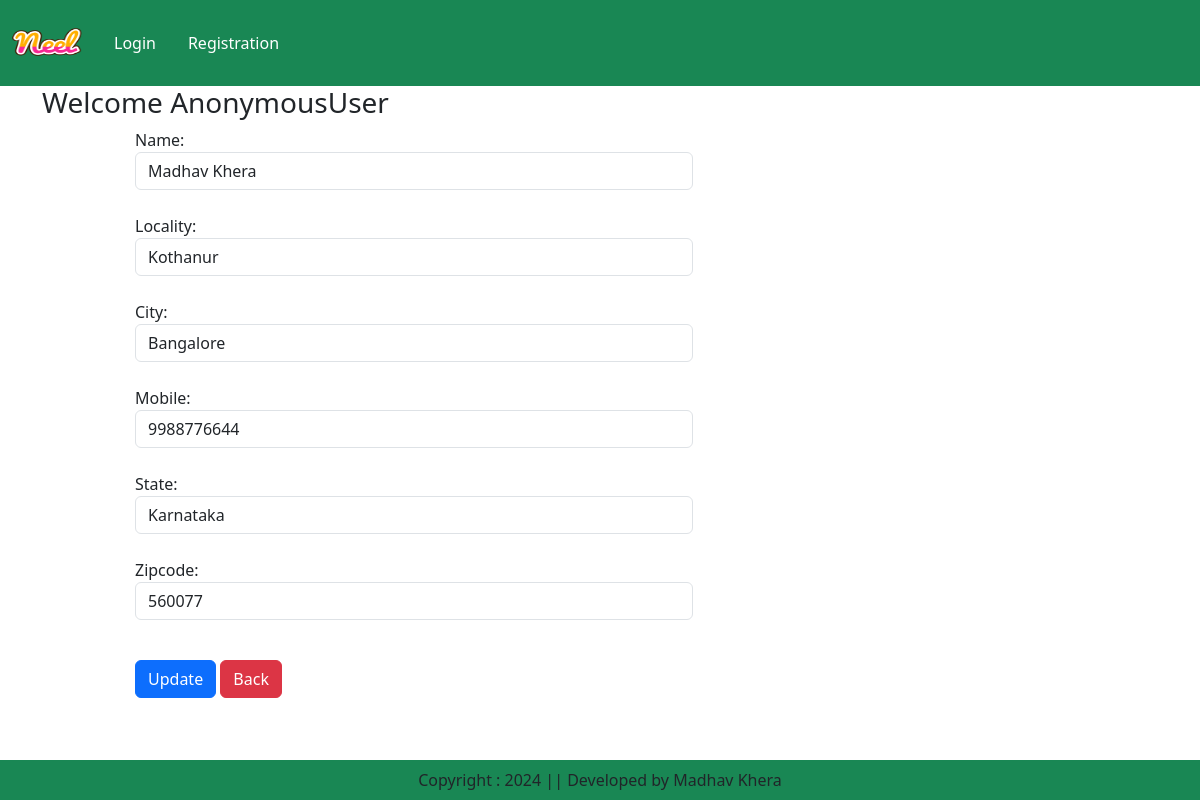
The page /updateAddress/3 on the database as committed earlier.
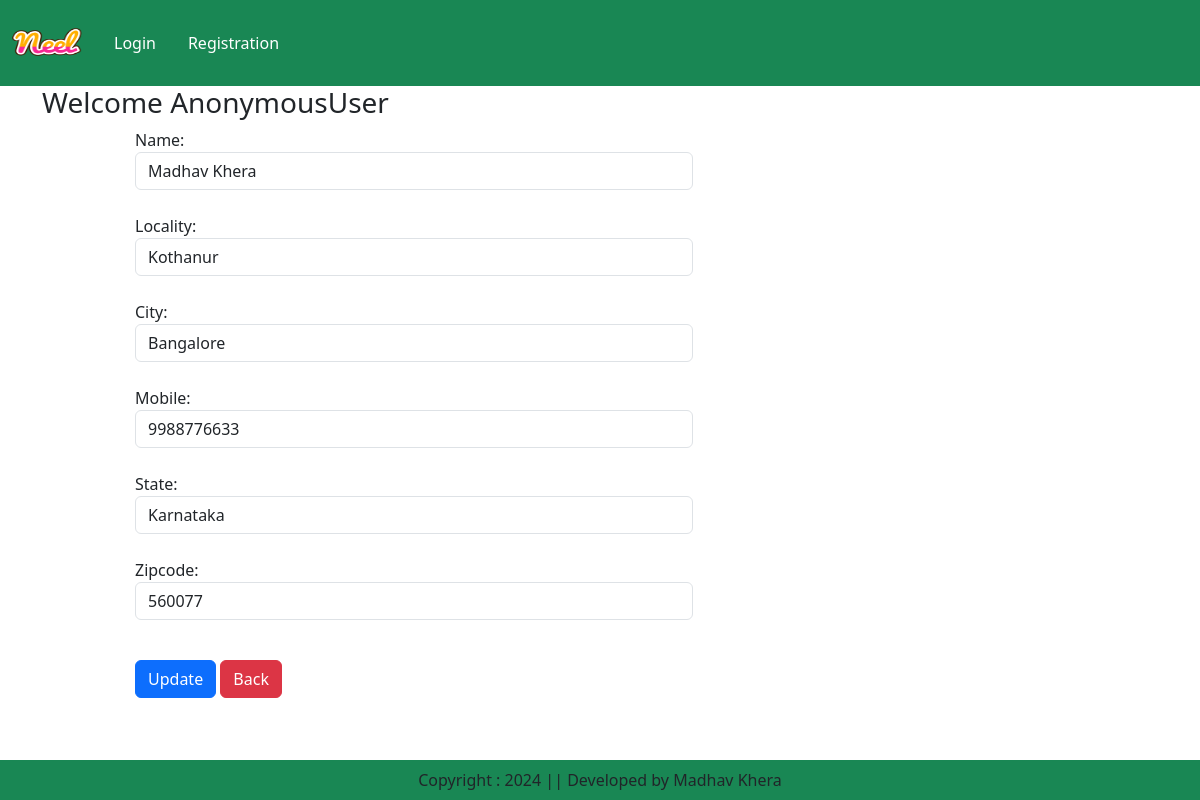
The same page on the database as committed later.
### ec/app/models.py (models this page shows, shortened)
class Customer(models.Model):
    user = models.ForeignKey(User,on_delete=models.CASCADE)
    name= models.CharField(max_length=200)
    locality = models.CharField(max_length=200)
    city = models.CharField(max_length=50)
    mobile = models.IntegerField(default=0)
    zipcode = models. IntegerField()
    state = models.CharField(choices=STATE_CHOICES, max_length=100)

### ec/app/views.py (the view, shortened to what this page needs)
# urls.py: path('updateAddress/<int:pk>', views.updateAddress.as_view(), name='updateAddress'),
class updateAddress(View):
    def get(self,request,pk):
        add = Customer.objects.get(pk=pk)
        form = CustomerProfileForm(instance=add)
        return render(request,'app/updateAddress.html',locals())

### ec/app/forms.py
class CustomerProfileForm(forms.ModelForm):
    class Meta:
        model = Customer
        fields = ['name','locality','city','mobile','state','zipcode']
        widgets={
            'name': forms.TextInput(attrs={'class':'form-control'}),
            'locality':forms.TextInput(attrs={'class': 'form-control'}),
            'city':forms.TextInput(attrs={'class': 'form-control'}),
            'mobile':forms.TextInput(attrs={'class': 'form-control', 'type': 'number', 'pattern': '\d{10}', 'title': 'Mobile number must be 10 digits long'}),
            'state': forms.Select(attrs={'class': 'form-control'}),
            'zipcode':forms.TextInput(attrs={'class':'form-control', 'type': 'number', 'pattern': '\d{6}', 'title': 'Mobile number must be 6 digits long'}),
        }

### ec/app/templates/app/updateAddress.html (shortened to what this page needs)
{% extends 'app/base.html' %}
{% load static %}
{%  block main-content %}
<div class="container">
    <div class="row">
        <h3>Welcome <span class="text-capitalize">{{request.user}}</span></h3>
    </div>
    <div class="col-sm-6 offset-sm-1">
        <form action="" method="post">
            {% for fm in form %}
                {{fm.label_tag}} {{fm}} <small class="text-danger">{{fm.errors|striptags}}</small> <br>
            {% endfor %}
            <div class="col-12 mt-3">
                <button type="submit" class="btn btn-primary">Update</button>
                <a href="{% url 'address' %}" type="button" class="btn btn-danger">Back</a>
            </div>
        </form>
    </div>
</div>
{%  endblock main-content %}

Rows that differ between the two databases and show on the page:
changed Customer "Madhav Khera": mobile "9988776644" → "9988776633"
